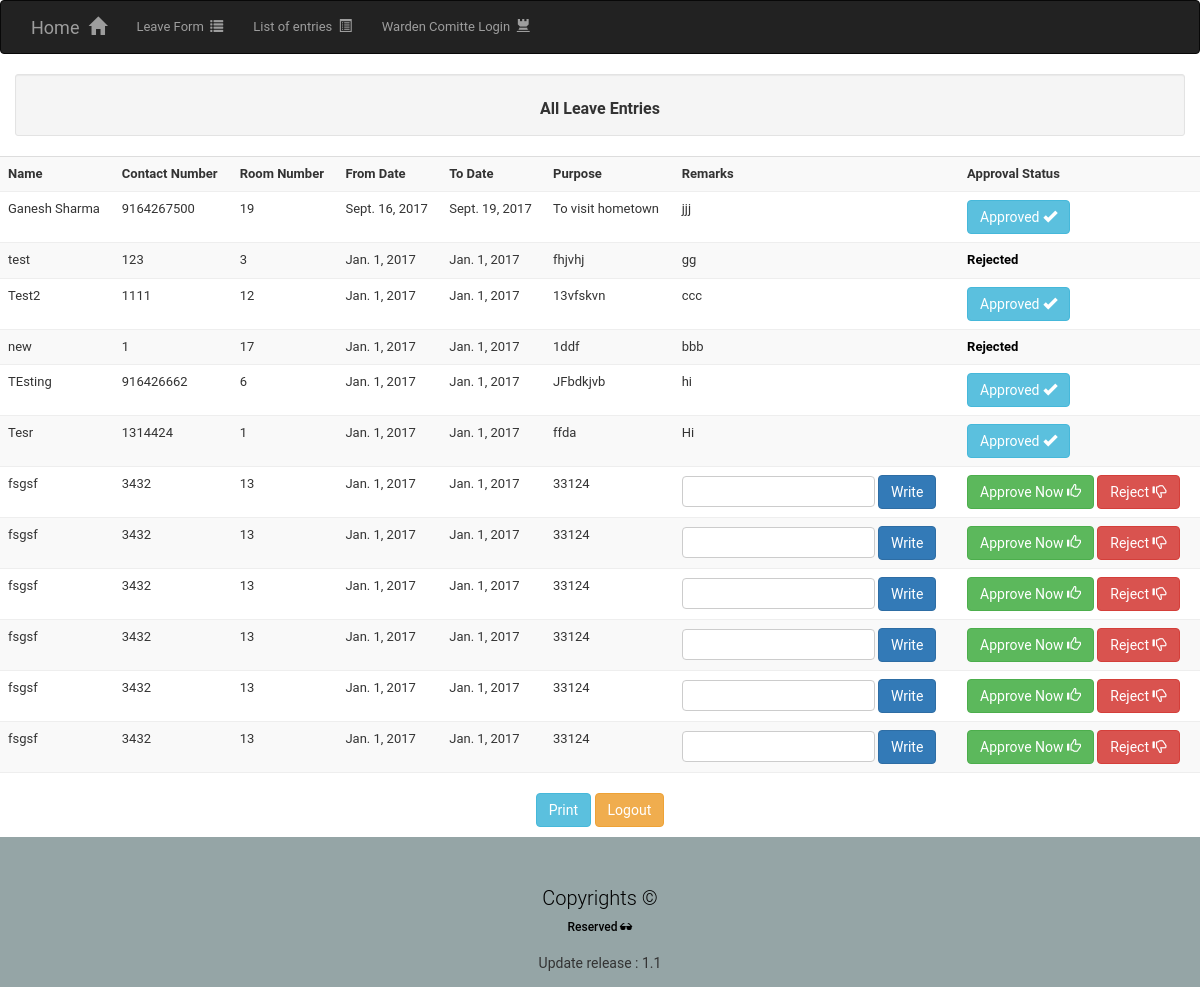
The app's page /attendance/committeeview/ (signed in), older data.
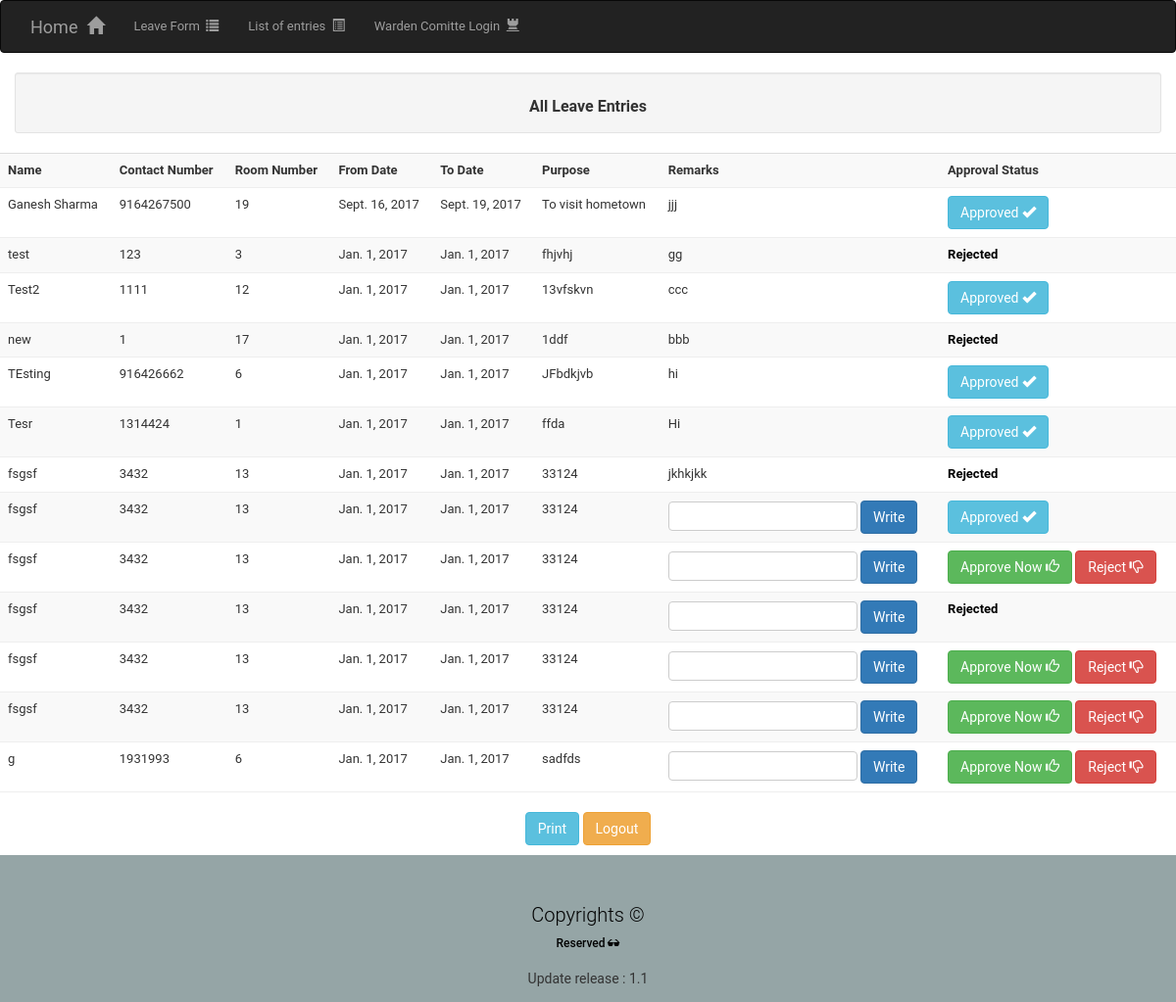
The same page, newer data.
### att/models.py (models this page shows, shortened)
class attsheet(models.Model):
    name=models.CharField(max_length=30)
    contact_no=models.CharField(max_length=10)
    room_no=models.IntegerField(validators=[MinValueValidator(1),MaxValueValidator(25)])
    from_date=models.DateField()
    to_date=models.DateField()
    purpose=models.TextField(max_length=500)
    approved=models.BooleanField(default=False)
    rejected=models.BooleanField(default=False)
    remarks=models.TextField(max_length=100,default="None")

### att/views.py (the view)
def attviewauth(request):
    if request.user.is_authenticated():
        context = {
        'all_entries': attsheet.objects.all(),
        }
        return render(request, 'auth.html', context)
    return redirect('att:auth_login')

### templates/auth.html (shortened to what this page needs)
{% extends 'base.html' %}
{% block insert %}
    <div class="container-fluid"><div class="well well-sm text-center"><h2>All Leave Entries </h2></div></div>
    <table class="table table-striped">
    <tr>
<th>
   Name
</th>
<th>
Contact Number
</th>
<th>
    Room Number
 </th>
<th>
    From Date
 </th>
<th>
    To Date
 </th>
<th>
    Purpose
 </th>
        <th>
            Remarks
        </th>
        <th>
            Approval Status
        </th>
    </tr>
   {% for entry in all_entries %}
    <tr>
        <td>
           {{ entry.name }}
        </td>
        <td>
           {{ entry.contact_no }}
        </td>
        <td>
           {{ entry.room_no}}
        </td>
        <td>
           {{ entry.from_date}}
        </td>
        <td>
           {{ entry.to_date }}
        </td>
        <td>
           {{ entry.purpose}}
        </td>
        <td>
            {% if entry.remarks == 'None'%}
                <form method="post" action="{% url 'att:remarks' entry.pk %}">
                <input type="text" name="remarks">
                    <button class="btn btn-primary" type="submit">Write</button>
                </form>
            {% endif %}
        {% if entry.remarks != 'None' %}
        {{ entry.remarks }}
        {% endif %}
        </td>
        <td>
            {% if entry.approved == True%}
                <button class="btn btn-info" type="button">Approved <span class="glyphicon glyphicon-ok"></span></button>
            {% endif %}
             {% if entry.approved == False and entry.rejected == False%}
               <a href="{% url 'att:approveit' entry.pk %}"><button class="btn btn-success" type="submit" >Approve Now <span class="glyphicon glyphicon-thumbs-up"></span></button></a>
             <a href="{% url 'att:rejectit' entry.pk %}"><button class="btn btn-danger" type="submit">Reject <span class="glyphicon glyphicon-thumbs-down"></span></button></a>
             {% endif %}
        {% if entry.rejected == True%}
            <div style="color:black"><b>Rejected</b></div>
        {% endif %}
        </td>
   </tr>
    {% endfor %}
</table>
<div class="text-center" style="margin-bottom: 10px;">
<button class="btn btn-info" onclick="window.print();">Print</button>
<a class="btn btn-warning" href="{%url 'att:log_out' %}" style="color:white;">Logout</a>
</div>
{% endblock %}

Row changes from the older to the newer data that the page shows:
changed attsheet: remarks (not shown) → "jkhkjkk"; rejected "Approve Now Reject" → "Rejected"; no longer shows "Write"
changed attsheet (number 8 of 13 on the later page): approved "Approve Now Reject" → "Approved"
changed attsheet (number 10 of 13 on the later page): rejected "Approve Now Reject" → "Rejected"
added attsheet: name "g", contact_no "1931993", room_no "6", from_date "Jan. 1, 2017", to_date "Jan. 1, 2017", purpose "sadfds", approved "Approve Now"
